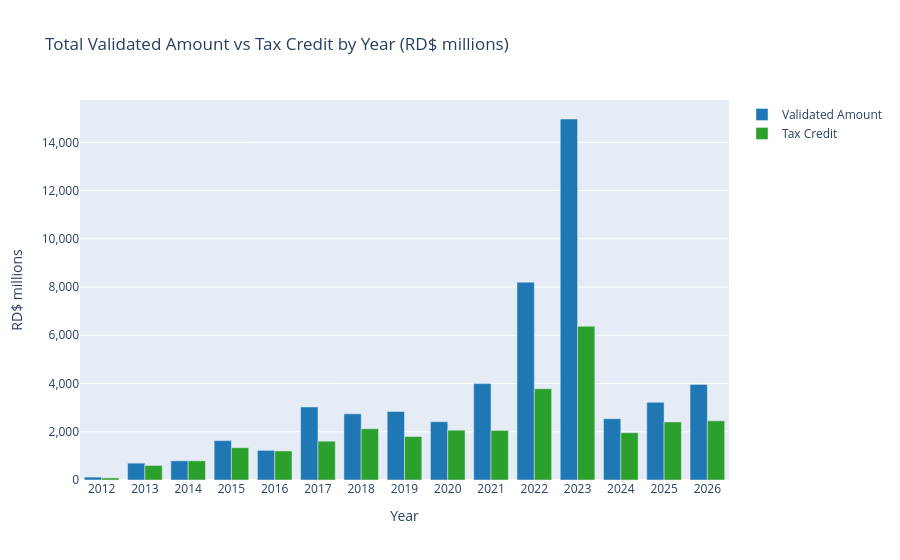

The notebook cell saved with this chart:
### Markdown cell above
## 8. Validated Amounts & Tax Credits

Analyzing the total validated investment amounts and tax credits issued under Law 108-10.

### Code cell
# Total validated amount and tax credit by year
yearly = df.groupby('year').agg(
    total_validated=('validated_expenses_dop', 'sum'),
    total_credit=('tax_credit_dop', 'sum')
).reset_index()

yearly['total_validated_m'] = yearly['total_validated'] / 1_000_000
yearly['total_credit_m'] = yearly['total_credit'] / 1_000_000

fig = go.Figure()

fig.add_trace(go.Bar(
    x=yearly['year'],
    y=yearly['total_validated_m'],
    name='Validated Amount',
    marker_color='#1f77b4'
))

fig.add_trace(go.Bar(
    x=yearly['year'],
    y=yearly['total_credit_m'],
    name='Tax Credit',
    marker_color='#2ca02c'
))

fig.update_layout(
    title='Total Validated Amount vs Tax Credit by Year (RD$ millions)',
    xaxis_title='Year',
    yaxis_title='RD$ millions',
    barmode='group',
    yaxis=dict(tickformat=',.0f')
)
fig.show()

### Figure 1 — Plotly figure (JSON) as saved in the notebook; plotly's stock layout.template omitted (floating-point values rounded to 4 significant figures)
{"data": [{"marker": {"color": "#1f77b4"}, "name": "Validated Amount", "type": "bar", "x": ["2012", "2013", "2014", "2015", "2016", "2017", "2018", "2019", "2020", "2021", "2022", "2023", "2024", "2025", "2026"], "y": [121.3, 699.1, 796.3, 1634.0, 1227.0, 3028.0, 2743.0, 2840.0, 2419.0, 3997.0, 8202.0, 14970.0, 2541.0, 3222.0, 3964.0]}, {"marker": {"color": "#2ca02c"}, "name": "Tax Credit", "type": "bar", "x": ["2012", "2013", "2014", "2015", "2016", "2017", "2018", "2019", "2020", "2021", "2022", "2023", "2024", "2025", "2026"], "y": [86.67, 603.4, 796.3, 1340.0, 1204.0, 1608.0, 2125.0, 1801.0, 2064.0, 2056.0, 3784.0, 6377.0, 1961.0, 2409.0, 2451.0]}], "layout": {"barmode": "group", "title": {"text": "Total Validated Amount vs Tax Credit by Year (RD$ millions)"}, "xaxis": {"title": {"text": "Year"}}, "yaxis": {"tickformat": ",.0f", "title": {"text": "RD$ millions"}}}}
